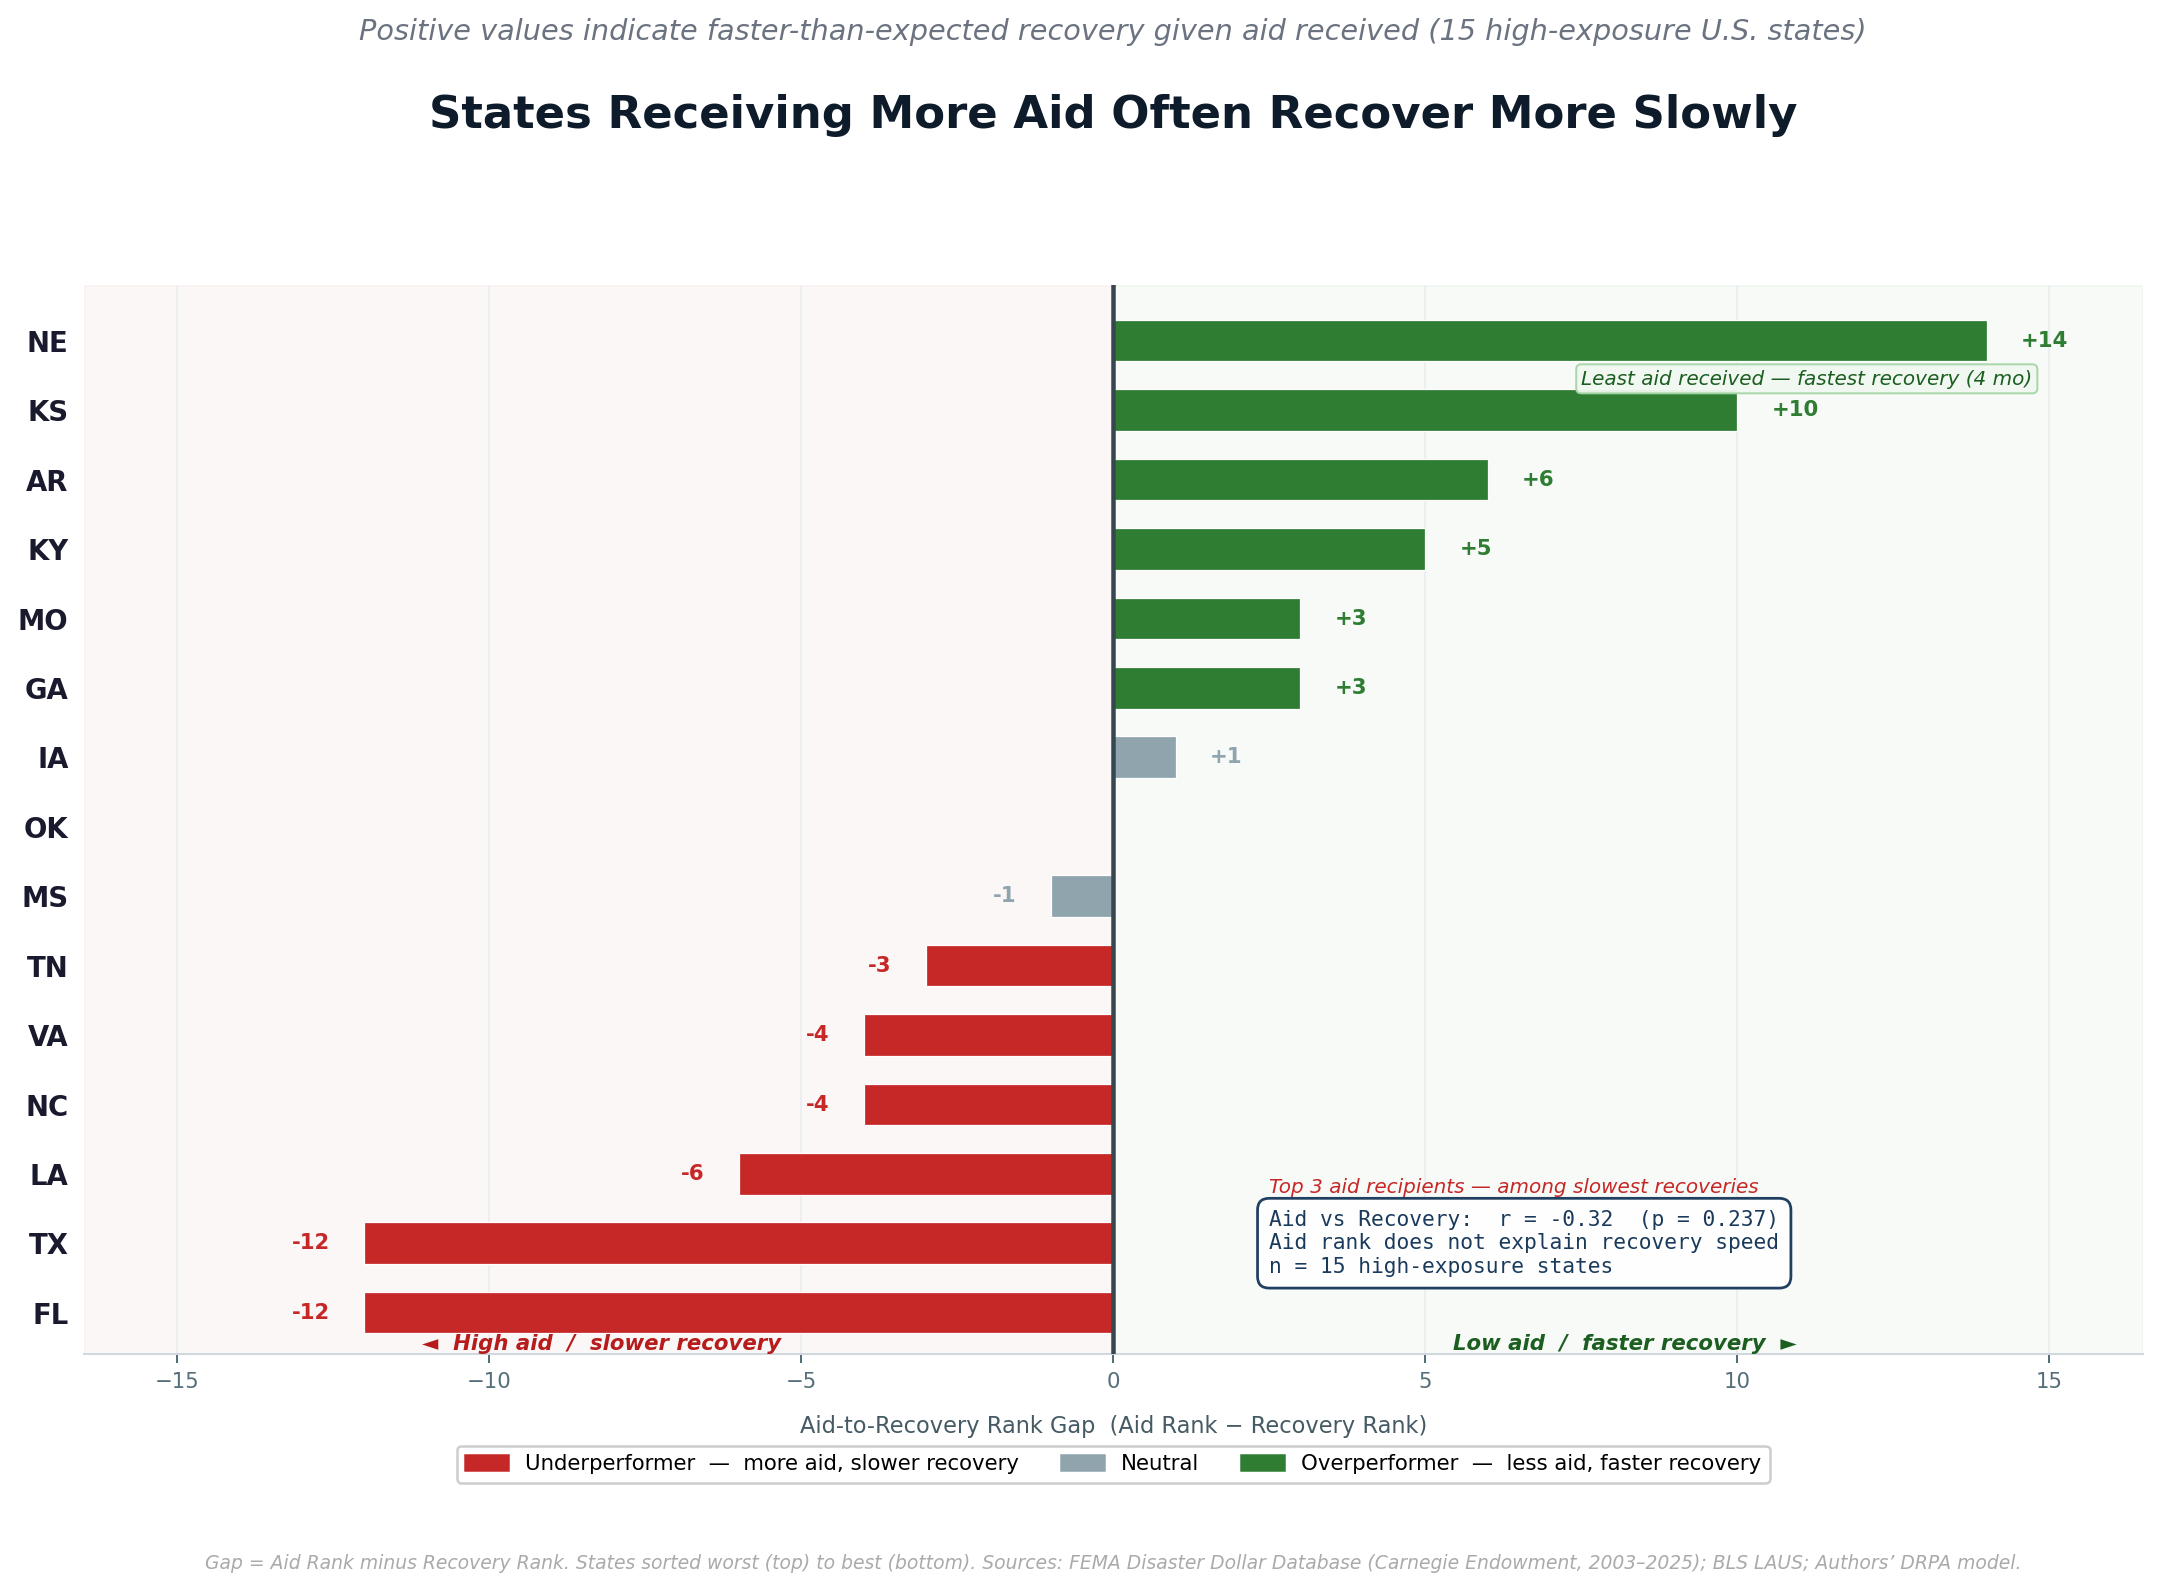

Recreate this plot in Python.
"""
Fig_Aid_Recovery_Slope.py
Section 5.3 — Aid-to-Recovery Rank Gap
Clean diverging bar — all elements inside, zero overlaps
"""

import matplotlib.pyplot as plt
import matplotlib.patches as mpatches
import numpy as np
from scipy import stats

# ── Data ──────────────────────────────────────────────────────────────
data = [
    ('LA', 1,   7,  16),
    ('FL', 2,  14,  19),
    ('TX', 3,  15,  20),
    ('MS', 4,   5,  12),
    ('NC', 5,   9,  17),
    ('GA', 6,   3,  12),
    ('KY', 7,   2,   6),
    ('TN', 8,  11,  17),
    ('VA', 9,  13,  18),
    ('OK',10,  10,  17),
    ('MO',11,   8,  17),
    ('AR',12,   6,  16),
    ('IA',13,  12,  17),
    ('KS',14,   4,  12),
    ('NE',15,   1,   4),
]

rows    = sorted(data, key=lambda x: (x[1] - x[2]))
abbrs   = [r[0] for r in rows]
aid_rks = [r[1] for r in rows]
rec_rks = [r[2] for r in rows]
gaps    = [r[1] - r[2] for r in rows]
y       = np.arange(len(rows))

r_val, p_val = stats.pearsonr(aid_rks, rec_rks)

def bar_color(g):
    if g >  2: return '#2e7d32'
    if g < -2: return '#c62828'
    return '#90a4ae'

colors = [bar_color(g) for g in gaps]

# ── Figure ────────────────────────────────────────────────────────────
fig, ax = plt.subplots(figsize=(13, 9))
fig.patch.set_facecolor('#ffffff')
ax.set_facecolor('#ffffff')
plt.subplots_adjust(left=0.09, right=0.97, top=0.80, bottom=0.14)

# ── Background shading ────────────────────────────────────────────────
ax.axvspan(-16.5, 0,   alpha=0.035, color='#c62828', zorder=0)
ax.axvspan(0,  16.5,   alpha=0.035, color='#2e7d32', zorder=0)

# ── Bars ──────────────────────────────────────────────────────────────
ax.barh(y, gaps, color=colors, height=0.60,
        edgecolor='white', linewidth=0.5, zorder=3)

# ── Zero line ─────────────────────────────────────────────────────────
ax.axvline(0, color='#37474f', linewidth=1.8, zorder=4)

# ── Gap value labels ──────────────────────────────────────────────────
for i, g in enumerate(gaps):
    if g == 0:
        continue
    lbl  = f'+{g}' if g > 0 else str(g)
    xpos = g + (0.55 if g > 0 else -0.55)
    ha   = 'left' if g > 0 else 'right'
    ax.text(xpos, i, lbl,
            ha=ha, va='center', fontsize=8.5,
            fontweight='bold', color=colors[i])

# ── Y axis — state abbreviations only ────────────────────────────────
ax.set_yticks(y)
ax.set_yticklabels(abbrs, fontsize=11, fontweight='bold', color='#1a1a2e')
ax.tick_params(axis='y', length=0, pad=6)

# ── Axis limits ────────────────────────────────────────────────────────
ax.set_xlim(-16.5, 16.5)
ax.set_ylim(-0.6, len(rows) - 0.2)

# ── Stats box — RIGHT side inside empty area (FL/TX rows go left, right is empty)
# FL is y=0, TX is y=1, LA is y=2 — all have negative bars so x>0 is empty
p_str     = f'p = {p_val:.3f}'
stats_txt = (
    f'Aid vs Recovery:  r = {r_val:+.2f}  ({p_str})\n'
    f'Aid rank does not explain recovery speed\n'
    f'n = 15 high-exposure states'
)
ax.text(2.5, 1.0, stats_txt,
        fontsize=8.5, va='center', ha='left',
        family='monospace', color='#1a3a5c',
        bbox=dict(boxstyle='round,pad=0.55', facecolor='white',
                  edgecolor='#1a3a5c', linewidth=1.1, alpha=0.97),
        zorder=6)

# ── 2 simple inline annotations ───────────────────────────────────────
# NE — text just above the NE bar (y=14, top of chart)
ne_i = abbrs.index('NE')
ax.text(7.5, ne_i - 0.55,
        'Least aid received — fastest recovery (4 mo)',
        ha='left', va='center', fontsize=8,
        color='#1b5e20', style='italic',
        bbox=dict(boxstyle='round,pad=0.25', facecolor='#f1f8f1',
                  edgecolor='#a5d6a7', lw=0.8, alpha=0.95))

# TX — label in empty right space of TX row (y=1)
tx_i = abbrs.index('TX')
ax.text(2.5, tx_i + 0.8,
        'Top 3 aid recipients — among slowest recoveries',
        ha='left', va='center', fontsize=8,
        color='#c62828', style='italic')

# ── Cluster labels inside shaded areas — below bars ──────────────────
ax.text(-8.2, -0.45, '\u25c4  High aid  /  slower recovery',
        ha='center', va='center', fontsize=8.5,
        color='#b71c1c', fontweight='bold', style='italic')

ax.text(8.2, -0.45, 'Low aid  /  faster recovery  \u25ba',
        ha='center', va='center', fontsize=8.5,
        color='#1b5e20', fontweight='bold', style='italic')

# ── Legend — horizontal, below x-axis label ──────────────────────────
legend_patches = [
    mpatches.Patch(color='#c62828', label='Underperformer  —  more aid, slower recovery'),
    mpatches.Patch(color='#90a4ae', label='Neutral'),
    mpatches.Patch(color='#2e7d32', label='Overperformer  —  less aid, faster recovery'),
]
ax.legend(handles=legend_patches,
          loc='lower center', bbox_to_anchor=(0.5, -0.13),
          fontsize=8.5, frameon=True,
          edgecolor='#cccccc', fancybox=True, ncol=3,
          framealpha=0.97)

# ── X axis ────────────────────────────────────────────────────────────
ax.set_xlabel('Aid-to-Recovery Rank Gap  (Aid Rank \u2212 Recovery Rank)',
              fontsize=9, color='#455a64', labelpad=9)
ax.xaxis.grid(True, color='#eceff1', linewidth=0.8, zorder=0)
ax.set_axisbelow(True)
ax.spines[['top','right','left']].set_visible(False)
ax.spines['bottom'].set_color('#cfd8dc')
ax.tick_params(axis='x', colors='#546e7a', labelsize=8.5)

# ── Title + subtitle — subtitle ABOVE title, clearly separated ────────
# 1. Subtitle — small, gray, italic, at top
fig.text(0.53, 0.965,
    'Positive values indicate faster-than-expected recovery given aid received '
    '(15 high-exposure U.S. states)',
    ha='center', va='top', fontsize=11.5,
    color='#6b7280', style='italic')

# 2. Main title — bold, dark, below subtitle with clear gap
fig.text(0.53, 0.918,
    'States Receiving More Aid Often Recover More Slowly',
    ha='center', va='top', fontsize=18,
    fontweight='bold', color='#0d1b2a')

# ── Caption ───────────────────────────────────────────────────────────
fig.text(0.53, 0.005,
    'Gap = Aid Rank minus Recovery Rank. States sorted worst (top) to best (bottom). '
    'Sources: FEMA Disaster Dollar Database (Carnegie Endowment, 2003\u20132025); '
    'BLS LAUS; Authors\u2019 DRPA model.',
    ha='center', va='bottom', fontsize=7.5, color='#aaa', style='italic')

plt.savefig('Fig_Aid_Recovery_Slope.png', dpi=180,
            bbox_inches='tight', facecolor='white')
plt.show()
print("Done: Fig_Aid_Recovery_Slope.png")
